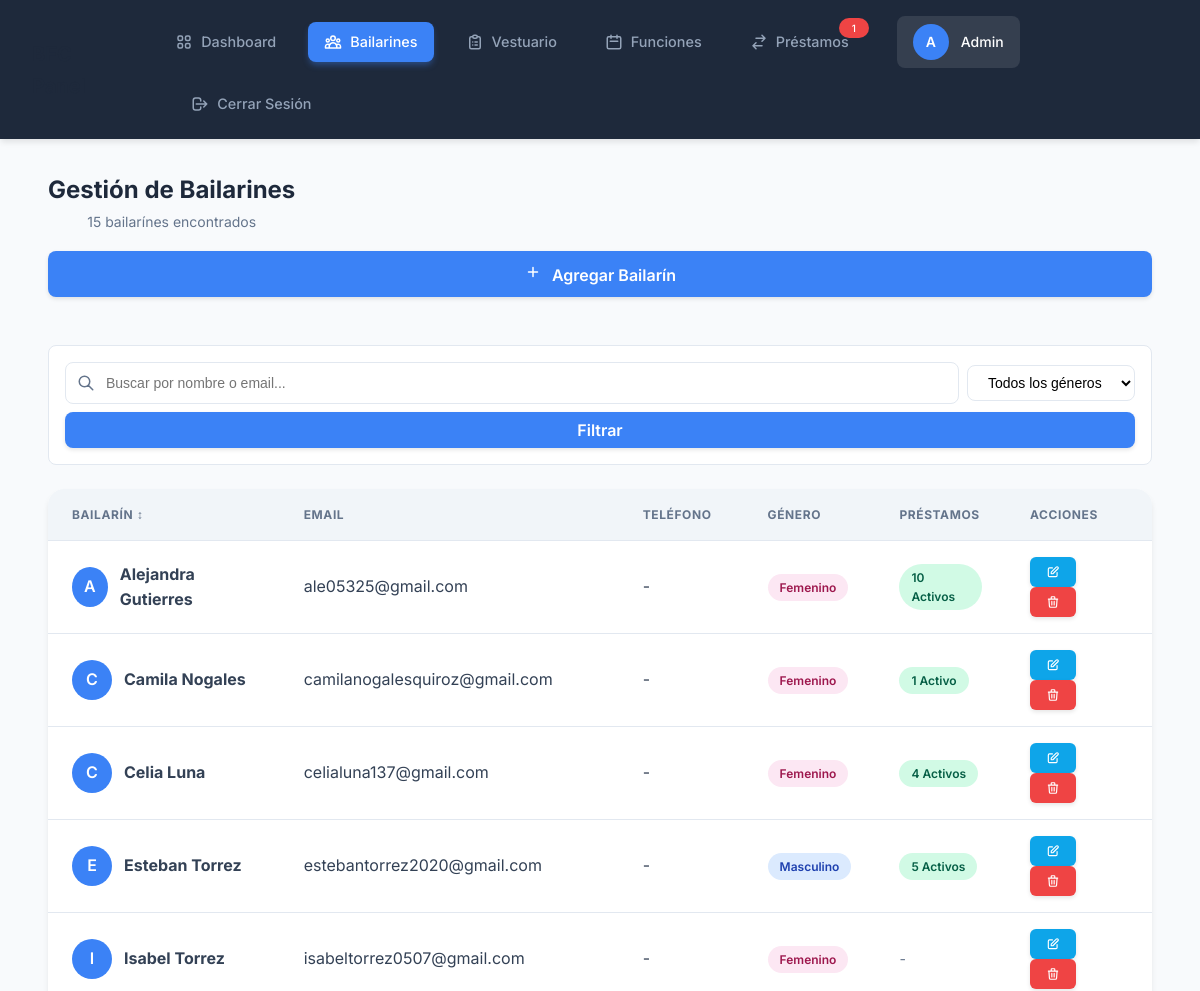
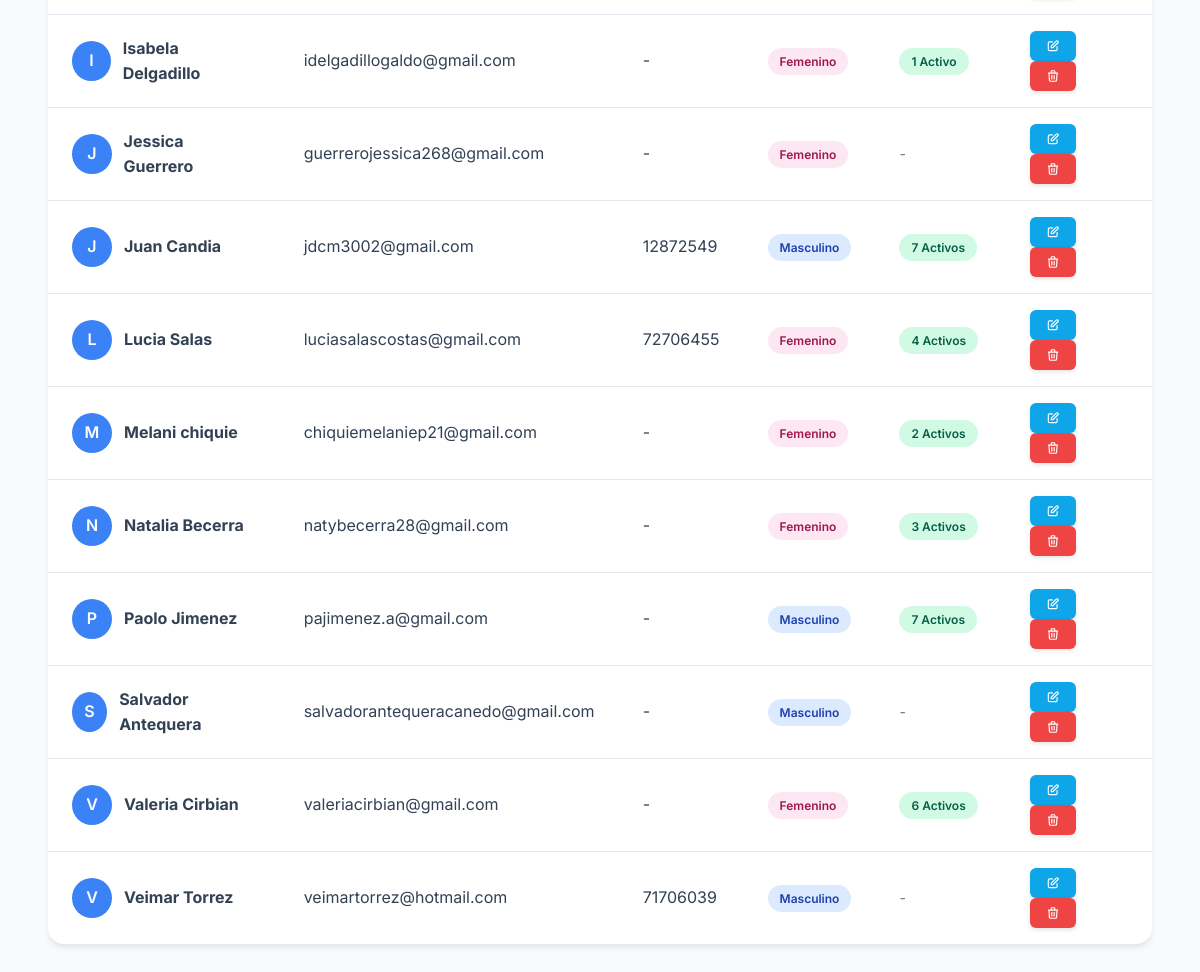
The app's page /admin.php?view=bailarines (signed in) with its own data (2 pictures, top to bottom).
### tables this page shows
CREATE TABLE `bailarines` (
  `id` int NOT NULL,
  `nombre` varchar(100) NOT NULL,
  `email` varchar(100) NOT NULL,
  `telefono` varchar(20) DEFAULT NULL,
  `genero` enum('M','F','Otro') DEFAULT 'Otro',
  `password` varchar(255) NOT NULL,
  `activo` tinyint(1) DEFAULT '1',
  `creado_en` timestamp NOT NULL DEFAULT CURRENT_TIMESTAMP
);

### src/Views/Admin/bailarines.php (the view, shortened to what this page needs)
<?php
$search = isset($_GET['q']) ? trim($_GET['q']) : '';
$filter_genero = isset($_GET['genero']) ? $_GET['genero'] : 'all';
$sql = "SELECT * FROM bailarines WHERE 1=1";
$params = [];
$sql .= " ORDER BY nombre ASC";
$stmt = $pdo->prepare($sql);
$stmt->execute($params);
    $bailarines = $stmt->fetchAll();
$active_loans = [];
$stmt = $pdo->query("SELECT bailarin_id, COUNT(*) as count FROM prestamos WHERE estado = 'aprobado' GROUP BY bailarin_id");
foreach ($stmt->fetchAll() as $row) {
    $active_loans[$row['bailarin_id']] = $row['count'];
}
?>
<div class="section-header" style="display: flex; justify-content: space-between; align-items: center; flex-wrap: wrap; gap: 1rem;">
    <div>
        <h2 style="margin: 0;">Gestión de Bailarines</h2>
        <?php if (count($bailarines) > 0): ?>
        <span style="font-size: 0.875rem; color: var(--text-muted);">
            <?php echo count($bailarines); ?> bailarín<?php echo count($bailarines) != 1 ? 'es' : ''; ?> encontrado<?php echo count($bailarines) != 1 ? 's' : ''; ?>
        </span>
        <?php endif; ?>
    </div>
    <button id="addBtn" class="btn-submit">
        <svg style="width:18px;height:18px;margin-right:6px;" fill="none" stroke="currentColor" viewBox="0 0 24 24"><path stroke-linecap="round" stroke-linejoin="round" stroke-width="2" d="M12 6v6m0 0v6m0-6h6m-6 0H6"></path></svg>
        Agregar Bailarín
    </button>
</div>
<div class="filter-bar" style="background: var(--card-bg); padding: 1rem; border-radius: 0.5rem; border: 1px solid var(--border-color); margin-bottom: 1.5rem;">
    <form method="GET" style="display: flex; gap: 0.5rem; flex-wrap: wrap; width: 100%; align-items: center;">
        <div class="search-box" style="flex: 1; min-width: 200px; margin-bottom: 0;">
            <svg fill="none" stroke="currentColor" viewBox="0 0 24 24"><path stroke-linecap="round" stroke-linejoin="round" stroke-width="2" d="M21 21l-6-6m2-5a7 7 0 11-14 0 7 7 0 0114 0z"></path></svg>
            <input type="text" name="q" placeholder="Buscar por nombre o email..." value="<?php echo htmlspecialchars($search); ?>">
        </div>
        <select name="genero" style="min-width: 120px;">
            <option value="all" <?php echo $filter_genero == 'all' ? 'selected' : ''; ?>>Todos los géneros</option>
        </select>
        <button type="submit" class="btn-submit" style="padding: 0.5rem 1rem;">Filtrar</button>
    </form>
</div>
<?php if (count($bailarines) === 0): ?>
<div style="text-align: center; padding: 3rem; color: var(--text-muted);">
    <svg style="width: 64px; height: 64px; margin-bottom: 1rem; opacity: 0.5;" fill="none" stroke="currentColor" viewBox="0 0 24 24"><path stroke-linecap="round" stroke-linejoin="round" stroke-width="2" d="M17 20h5v-2a3 3 0 00-5.356-1.857M17 20H7m10 0v-2c0-.656-.126-1.283-.356-1.857M7 20H2v-2a3 3 0 015.356-1.857M7 20v-2c0-.656.126-1.283.356-1.857m0 0a5.002 5.002 0 019.288 0M15 7a3 3 0 11-6 0 3 3 0 016 0zm6 3a2 2 0 11-4 0 2 2 0 014 0zM7 10a2 2 0 11-4 0 2 2 0 014 0z"></path></svg>
    <p>No se encontraron bailarines</p>
    <button onclick="document.getElementById('addBtn').click()" class="btn-submit" style="margin-top: 1rem;">Agregar el primero</button>
</div>
<?php else: ?>
<table>
    <thead>
        <tr>
            <th style="cursor: pointer;" onclick="sortTable(0)">Bailarín ↕</th>
            <th>Email</th>
            <th>Teléfono</th>
            <th>Género</th>
            <th>Préstamos</th>
            <th>Acciones</th>
        </tr>
    </thead>
    <tbody>
        <?php foreach ($bailarines as $b): ?>
            <tr>
                <td>
                    <div style="display: flex; align-items: center; gap: 0.75rem;">
                        <div style="width: 40px; height: 40px; background: var(--accent-color); border-radius: 50%; display: flex; align-items: center; justify-content: center; color: white; font-weight: 600; cursor: pointer;"
                             onclick="viewBailarin(<?php echo $b['id']; ?>, '<?php echo htmlspecialchars($b['nombre']); ?>', '<?php echo htmlspecialchars($b['email']); ?>', '<?php echo htmlspecialchars($b['telefono']); ?>', '<?php echo $b['genero']; ?>', '<?php echo isset($b['fecha_registro']) ? date('d/m/Y', strtotime($b['fecha_registro'])) : ''; ?>', <?php echo isset($active_loans[$b['id']]) ? $active_loans[$b['id']] : 0; ?>)"
                             title="Ver detalles">
                            <?php echo strtoupper(substr($b['nombre'], 0, 1)); ?>
                        </div>
                        <div>
                            <strong><?php echo htmlspecialchars($b['nombre']); ?></strong>
                        </div>
                    </div>
                </td>
                <td><?php echo htmlspecialchars($b['email']); ?></td>
                <td><?php echo htmlspecialchars($b['telefono'] ?: '-'); ?></td>
                <td>
                    <?php
                    $badge_class = $b['genero'] == 'M' ? 'badge-male' : ($b['genero'] == 'F' ? 'badge-female' : 'badge-other');
                    $badge_label = $b['genero'] == 'M' ? 'Masculino' : ($b['genero'] == 'F' ? 'Femenino' : 'Otro');
                    ?>
                    <span class="badge <?php echo $badge_class; ?>"><?php echo $badge_label; ?></span>
                </td>
                <td>
                    <?php
                    $prestamos_count = isset($active_loans[$b['id']]) ? $active_loans[$b['id']] : 0;
                    if ($prestamos_count > 0): ?>
                        <span class="badge badge-approved"><?php echo $prestamos_count; ?> activo<?php echo $prestamos_count != 1 ? 's' : ''; ?></span>
                    <?php else: ?>
                        <span style="color: var(--text-muted); font-size: 0.875rem;">-</span>
                    <?php endif; ?>
                </td>
                <td>
                    <a href="admin.php?view=bailarines&edit=<?php echo $b['id']; ?>" class="action-btn btn-edit" title="Editar">
                        <svg style="width:14px;height:14px;" fill="none" stroke="currentColor" viewBox="0 0 24 24"><path stroke-linecap="round" stroke-linejoin="round" stroke-width="2" d="M11 5H6a2 2 0 00-2 2v11a2 2 0 002 2h11a2 2 0 002-2v-5m-1.414-9.414a2 2 0 112.828 2.828L11.828 15H9v-2.828l8.586-8.586z"></path></svg>
                    </a>
                    <a href="admin.php?view=bailarines&delete=<?php echo $b['id']; ?>" onclick="event.preventDefault(); if(confirm('¿Está seguro de eliminar este bailarín?')) { window.location.href=this.href; }" class="action-btn btn-delete" title="Eliminar">
                        <svg style="width:14px;height:14px;" fill="none" stroke="currentColor" viewBox="0 0 24 24"><path stroke-linecap="round" stroke-linejoin="round" stroke-width="2" d="M19 7l-.867 12.142A2 2 0 0116.138 21H7.862a2 2 0 01-1.995-1.858L5 7m5 4v6m4-6v6m1-10V4a1 1 0 00-1-1h-4a1 1 0 00-1 1v3M4 7h16"></path></svg>
                    </a>
                </td>
            </tr>
        <?php endforeach; ?>
    </tbody>
</table>
<?php endif; ?>

### public/css/style.css (style rules this page uses)
:root { --primary-color: #1e293b; --primary-hover: #0f172a; --secondary-color: #1e293b; --accent-color: #64748b; --text-main: #1e293b; --text-muted: #64748b; --light-bg: #f8fafc; --white: #ffffff; --border-color: #e2e8f0; --font-heading: 'Playfair Display', serif; --font-body: 'Inter', sans-serif; }
* { margin: 0; padding: 0; box-sizing: border-box; }
body { font-family: var(--font-body); line-height: 1.6; color: var(--text-color); background-color: var(--light-bg); }
a { text-decoration: none; color: inherit; transition: var(--transition); }
.btn-submit { width: 100%; padding: 1rem; background: var(--primary-color); color: #fff; border: none; border-radius: 4px; font-size: 1rem; cursor: pointer; transition: var(--transition); }
:root { --primary-color: #ef4444; --primary-hover: #dc2626; --secondary-color: #1e293b; --secondary-light: #334155; --accent-color: #3b82f6; --accent-hover: #2563eb; --success-color: #10b981; --warning-color: #f59e0b; --light-bg: #f8fafc; --white: #ffffff; --text-dark: #1e293b; --text-main: #334155; --text-muted: #64748b; --border-color: #e2e8f0; --shadow-sm: 0 1px 2px rgba(0,0,0,0.05); --shadow-md: 0 4px 6px -1px rgba(0,0,0,0.1); --shadow-lg: 0 10px 15px -3px rgba(0,0,0,0.1); --shadow-xl: 0 20px 25px -5px rgba(0,0,0,0.1); --transition: all 0.3s ease; --font-heading: 'Playfair Display', serif; --font-body: 'Inter', sans-serif; }
.section-header { text-align: center; margin-bottom: 3rem; }

### records on screen
bailarines: nombre "A", nombre "Alejandra Gutierres", email "ale05325@gmail.com", telefono "-", genero "Femenino", id "10", shows "S"
bailarines: nombre "C", nombre "Camila Nogales", email "camilanogalesquiroz@gmail.com", telefono "-", genero "Femenino", id "1"
bailarines: nombre "C", nombre "Celia Luna", email "celialuna137@gmail.com", telefono "-", genero "Femenino", id "4", shows "S"
bailarines: nombre "E", nombre "Esteban Torrez", email "estebantorrez2020@gmail.com", telefono "-", genero "Masculino", id "5", shows "S"
bailarines: nombre "I", nombre "Isabel Torrez", email "isabeltorrez0507@gmail.com", telefono "-", genero "Femenino"
bailarines: nombre "I", nombre "Isabela Delgadillo", email "idelgadillogaldo@gmail.com", telefono "-", genero "Femenino", id "1"
bailarines: nombre "J", nombre "Jessica Guerrero", email "guerrerojessica268@gmail.com", telefono "-", genero "Femenino"
bailarines: nombre "J", nombre "Juan Candia", email "jdcm3002@gmail.com", telefono "12872549", genero "Masculino", id "7", shows "S"
bailarines: nombre "L", nombre "Lucia Salas", email "luciasalascostas@gmail.com", telefono "72706455", genero "Femenino", id "4"
bailarines: nombre "M", nombre "Melani chiquie", email "chiquiemelaniep21@gmail.com", telefono "-", genero "Femenino", id "2", shows "S"
bailarines: nombre "N", nombre "Natalia Becerra", email "natybecerra28@gmail.com", telefono "-", genero "Femenino", id "3", shows "S"
bailarines: nombre "P", nombre "Paolo Jimenez", email "pajimenez.a@gmail.com", telefono "-", genero "Masculino", id "7", shows "S"
bailarines: nombre "S", nombre "Salvador Antequera", email "salvadorantequeracanedo@gmail.com", telefono "-", genero "Masculino"
bailarines: nombre "V", nombre "Valeria Cirbian", email "valeriacirbian@gmail.com", telefono "-", genero "Femenino", id "6", shows "S"
bailarines: nombre "V", nombre "Veimar Torrez", email "veimartorrez@hotmail.com", telefono "71706039", genero "Masculino"

### other values on screen
count($bailarines) "15"
